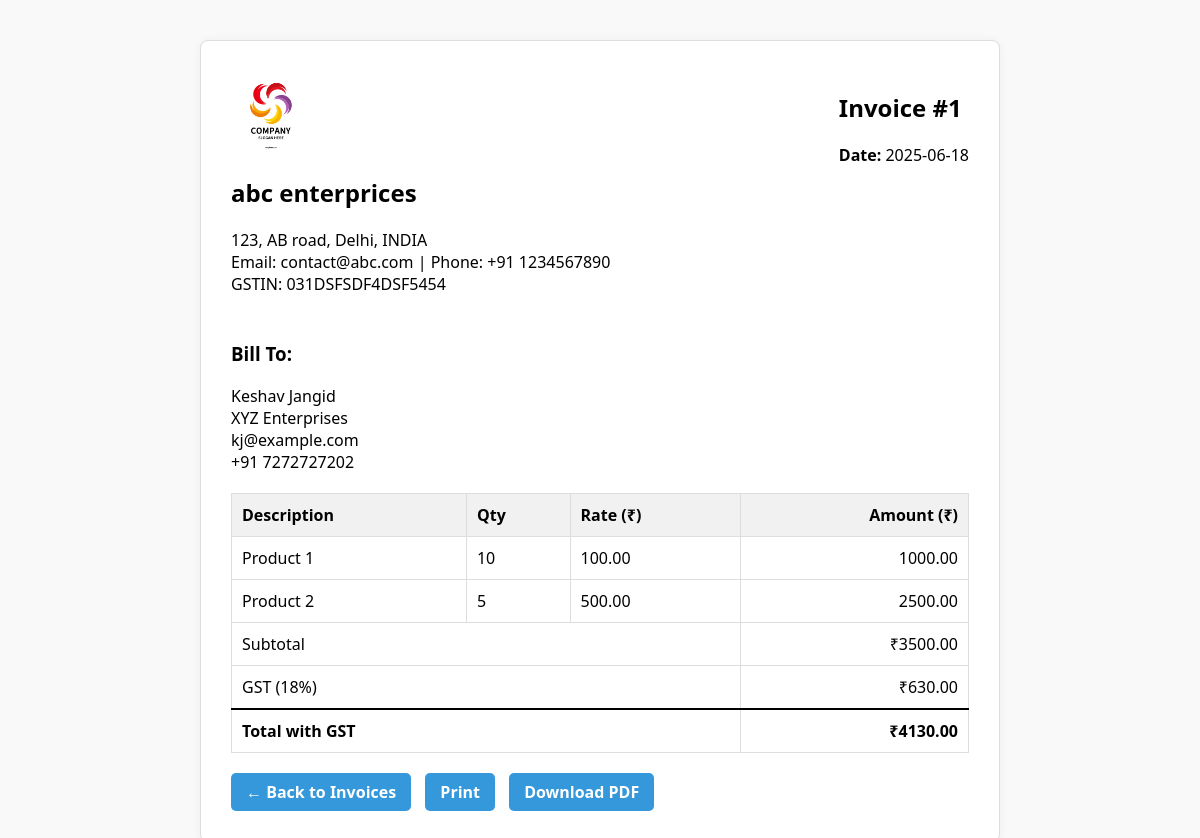
Page /invoices/1 on the committed database.
### models.py (models this page shows)
class Invoice(db.Model):
    id = db.Column(db.Integer, primary_key=True)
    client_id = db.Column(db.Integer, db.ForeignKey('client.id'), nullable=False)
    date = db.Column(db.String(20))
    total_amount = db.Column(db.Float)
    payment_status = db.Column(db.String(20))
    client = db.relationship('Client', backref=db.backref('invoices', lazy=True))

class Client(db.Model):
    id = db.Column(db.Integer, primary_key = True)
    name = db.Column(db.String(100))
    email = db.Column(db.String(100))
    phone = db.Column(db.String(20))
    company = db.Column(db.String(100))
    notes = db.Column(db.Text)

class InvoiceItems(db.Model):
    id = db.Column(db.Integer, primary_key=True)
    invoice_id = db.Column(db.Integer, db.ForeignKey('invoice.id'), nullable=False)
    description = db.Column(db.String(200))
    quantity = db.Column(db.Integer)
    rate = db.Column(db.Float)
    amount = db.Column(db.Float)
    invoice = db.relationship('Invoice', backref=db.backref('items', lazy=True))

### app.py (the view)
@app.route('/invoices/<int:invoice_id>')
def view_invoice(invoice_id):
    invoice = Invoice.query.get_or_404(invoice_id)
    company_info = get_company_info()
    return render_template('invoice_details.html', invoice=invoice, company=company_info)

### app.py (called while the page is built)
def get_company_info():
    with open('company_info.json', 'r') as f:
        return json.load(f)

### templates/invoice_details.html (shortened to what this page needs)
<!DOCTYPE html>
<html>
<head>
</head>
<body>
    <div class="invoice-box">
        <div class="invoice-header">
            <div class="company-header">
                <img src="{{ company.logo }}" alt="Company Logo" style="height: 80px;">
                <h2>{{ company.name }}</h2>
                <p>{{ company.address }}<br>
                Email: {{ company.email }} | Phone: {{ company.phone }} <br>
                GSTIN: {{ company.gst }}</p>
            </div>
            <div class="invoice-info">
                <h2>Invoice #{{ invoice.id }}</h2>
                <p><strong>Date:</strong> {{ invoice.date }}</p>
            </div>
        </div>
        <div class="client-info">
            <h3>Bill To:</h3>
            <p>{{ invoice.client.name }}<br>
                {{ invoice.client.company }}<br>
                {{ invoice.client.email }}<br>
                {{ invoice.client.phone }}</p>
        </div>
        <table>
            <thead>
                <tr>
                    <th>Description</th>
                    <th>Qty</th>
                    <th>Rate (₹)</th>
                    <th>Amount (₹)</th>
                </tr>
            </thead>
            <tbody>
                {% for item in invoice.items %}
                <tr>
                    <td>{{ item.description }}</td>
                    <td>{{ item.quantity }}</td>
                    <td>{{ "%.2f"|format(item.rate) }}</td>
                    <td>{{ "%.2f"|format(item.amount) }}</td>
                </tr>
                {% endfor %}
                <tr>
                    <td colspan="3">Subtotal</td>
                    <td>₹{{ "%.2f"|format(invoice.total_amount) }}</td>
                </tr>
                <tr>
                    <td colspan="3">GST (18%)</td>
                    <td>₹{{ "%.2f"|format(invoice.total_amount * 0.18) }}</td>
                </tr>
                <tr class="total-row">
                    <td colspan="3">Total with GST</td>
                    <td>₹{{ "%.2f"|format(invoice.total_amount * 1.18) }}</td>
                </tr>
            </tbody>
        </table>
        <div class="no-print">
            <a class="back-link" href="{{ url_for('invoices') }}">← Back to Invoices</a>
            <a class="print-btn" href="#" onclick="window.print()">Print</a>
            <a class="pdf-btn" href="{{ url_for('download_invoice_pdf', invoice_id=invoice.id) }}">Download PDF</a>
        </div>
    </div>
</body>
</html>

### templates/invoice_details.html (style rules this page uses)
body { font-family: 'Segoe UI', Tahoma, Geneva, Verdana, sans-serif; padding: 40px; max-width: 800px; margin: auto; background-color: #f9f9f9; }
.invoice-box { background-color: #fff; border: 1px solid #ddd; padding: 30px; border-radius: 8px; box-shadow: 0 0 10px rgba(0, 0, 0, 0.05); }
.invoice-header { display: flex; justify-content: space-between; margin-bottom: 30px; }
.invoice-info, .client-info { font-size: 16px; }
table { width: 100%; border-collapse: collapse; margin-top: 20px; }
table thead { background-color: #f1f1f1; }
table th, table td { border: 1px solid #ddd; padding: 10px; text-align: left; }
table td:last-child, table th:last-child { text-align: right; }
.total-row td { font-weight: bold; border-top: 2px solid #000; }
.back-link, .print-btn, .pdf-btn { display: inline-block; margin-top: 20px; margin-right: 10px; text-decoration: none; color: #fff; background: #3498db; padding: 8px 15px; border-radius: 5px; font-weight: bold; }

### rows in the picture
Invoice: id "1", date "2025-06-18", total_amount "3500.00", invoice.total_amount*0.18 "630.00", invoice.total_amount*1.18 "4130.00"
Client: client.name "Keshav Jangid", client.company "XYZ Enterprises", client.email "kj@example.com", client.phone "+91 7272727202"
InvoiceItems: description "Product 1", quantity "10", rate "100.00", amount "1000.00"
InvoiceItems: description "Product 2", quantity "5", rate "500.00", amount "2500.00"

### other values in the picture
{{ company.name }} "abc enterprices"
{{ company.address }} "123, AB road, Delhi, INDIA"
{{ company.email }} "contact@abc.com"
{{ company.phone }} "+91 1234567890"
{{ company.gst }} "031DSFSDF4DSF5454"
